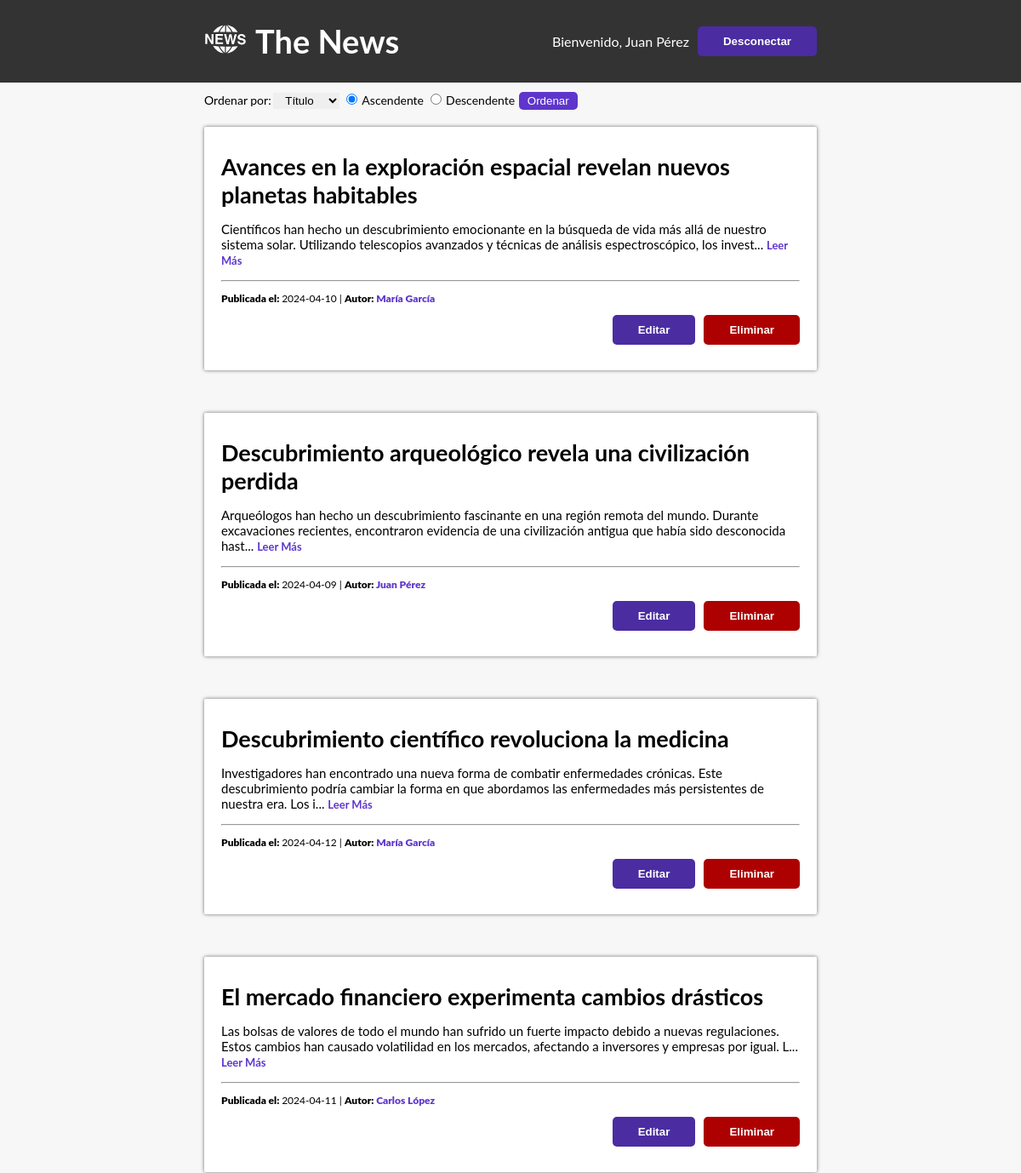
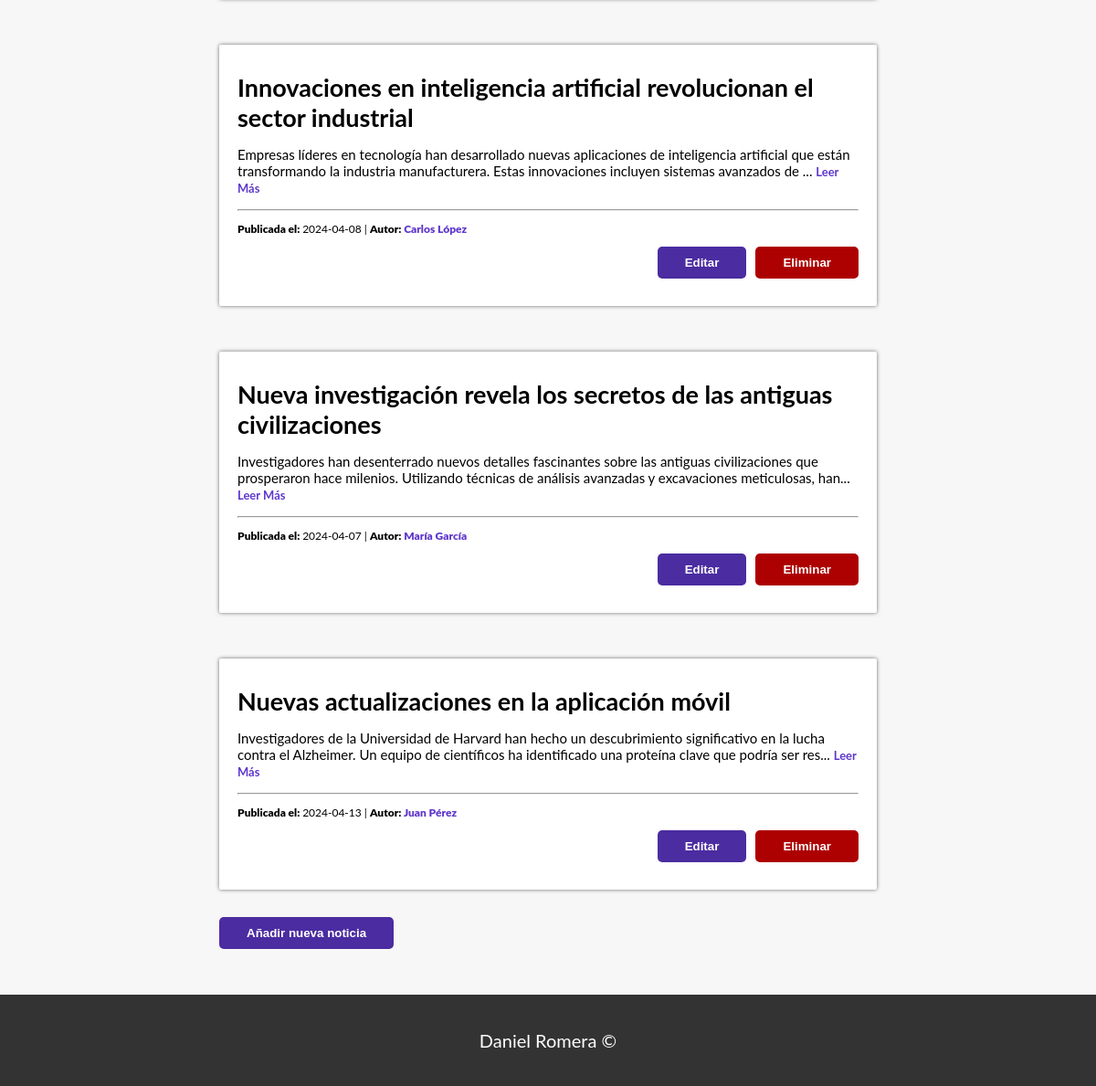
Screenshot of /vista/index.php (signed in) with the database file from the repository (2 pictures, top to bottom).
### tables this page shows
CREATE TABLE `noticia` (
  `id` int NOT NULL AUTO_INCREMENT,
  `titulo` varchar(255) NOT NULL,
  `cuerpo` text NOT NULL,
  `fecha` date NOT NULL,
  `id_autor` int NOT NULL,
  PRIMARY KEY (`id`)
);

CREATE TABLE `usuario` (
  `id` int NOT NULL AUTO_INCREMENT,
  `nombre` varchar(255) NOT NULL,
  `email` varchar(255) NOT NULL,
  `contrasena` varchar(255) NOT NULL,
  PRIMARY KEY (`id`)
);

### modelo/modelo.php (called while the page is built, shortened)
<?php
function crearConexion(){
    $conexion = mysqli_connect(HOST, USER, PASSWORD, DATABASE);
    if(!$conexion){
        die("<br>Error de conexión con la base de datos: " . mysqli_connect_error());
    }
    else{
        return $conexion;
    }
}
function getListaNoticias($orderBy, $orderDir){
    $db = crearConexion();
    $orderByOptions = array("titulo", "fecha", "id_autor");
    if (!in_array($orderBy, $orderByOptions)) {
        $orderBy = "titulo";
    }
    if ($orderBy == $orderByOptions[2]){
        $sql = "SELECT noticia.*, usuario.nombre AS nombre_autor
        FROM noticia
        JOIN usuario ON noticia.id_autor = usuario.id
        ORDER BY usuario.nombre $orderDir;";
    } else{
        $sql = "SELECT noticia.*, usuario.nombre AS nombre_autor
        FROM noticia
        JOIN usuario ON noticia.id_autor = usuario.id
        ORDER BY $orderBy $orderDir;";
    }
    $stmt = $db->prepare($sql);
    $stmt->execute();
    $result = $stmt->get_result();
   if($result->num_rows > 0){
       return $result;
   } else{
       echo "No hay nada en la tabla noticia";
   }
}
?>

### controlador/controlador.php (the view, shortened to what this page needs)
<?php
include "../modelo/modelo.php";
function showListaNoticias($orderBy, $orderDir){
    $datos = getListaNoticias($orderBy, $orderDir);
    if (is_string($datos)) {
        echo $datos;
    } else {
        while ($fila = mysqli_fetch_assoc($datos)) {
    ?>
            <div class="noticia">
                <h3 class="titulo-noticia novisited"><a  href="noticia.php?id=<?= $fila["id"] ?>"><?= $fila["titulo"] ?></a></h3>
                <p class="noticia-cuerpo"><?=  substr($fila["cuerpo"], 0, 200); ?>... <a class="leer-mas" href="noticia.php?id=<?= $fila["id"] ?>">Leer Más</a></p>
                <hr>
                <p class="info-noticia"><span class="bold">Publicada el: </span><?= $fila["fecha"] ?> | <span class="bold">Autor: </span><span class="autor bold"><?= $fila["nombre_autor"] ?></span></p>
                <?php
                if (isset($_SESSION['usuario'])) { ?>
                <div class="botones-usuario">
                <button class="boton editar blanco" onclick="window.location.href='editar.php?id=<?= $fila["id"] ?>'">Editar</button>
                        <form method="POST">
                            <input class="boton eliminar" type="submit" value="Eliminar">
                        </form>
                </div>
                <?php }?>
            </div>
    <?php
        }
    }
}
?>

### css/styles.css (style rules this page uses)
html { font-size: 62.5%; box-sizing: border-box; }
*, *:before, *:after { box-sizing: inherit; }
body { font-family: var(--fuentePrincipal); margin: 0; position: relative; min-height: 100vh; display: flex; flex-direction: column; justify-content: space-between; background-color: #f7f7f7; }
:root { --fuentePrincipal: "Lato", sans-serif; --colorPrincipal: #4b2ca1; }
h3 { font-size: 2.7rem; margin: 0; }
a { text-decoration: none; color: inherit; }
.bold { font-weight: 900; }
.boton { font-weight: bold; text-decoration: none; padding: 1rem 3rem; text-align: center; border-radius: .5rem; border: none; }
.noticia { background-color: white; padding: 3rem 2rem; margin-top: 1rem; border-radius: .2rem; box-shadow: 0px 0px 4px #6b6b6b; margin-bottom: 2rem; word-wrap: break-word; }
.noticia-cuerpo { font-size: 1.5rem; }
.botones-usuario { display: flex; justify-content: flex-end; gap: 1rem; }
.titulo-noticia { color: black; text-decoration: none; }
.info-noticia { font-size: 1.2rem; }
.autor { color:#5e36cc; }
.editar { background-color: var(--colorPrincipal); }
.eliminar { background-color: rgb(173, 0, 0); color: white; }
.blanco { color: white; }
.leer-mas { color:#5e36cc; font-size: 1.3rem; font-weight: bold; }

### rows the page displays
noticia: titulo "Avances en la exploración espacial revelan nuevos planetas habitables", cuerpo "Científicos han hecho un descubrimiento emocionante en la búsqueda de vida más allá de nuestro sistema solar. Utilizando telescopios avanzados y técnicas de análisis espectroscópico, los invest", fecha "2024-04-10", id_autor.nombre "María García"
noticia: titulo "Descubrimiento arqueológico revela una civilización perdida", cuerpo "Arqueólogos han hecho un descubrimiento fascinante en una región remota del mundo. Durante excavaciones recientes, encontraron evidencia de una civilización antigua que había sido desconocida hast", fecha "2024-04-09", id_autor.nombre "Juan Pérez"
noticia: titulo "Descubrimiento científico revoluciona la medicina", cuerpo "Investigadores han encontrado una nueva forma de combatir enfermedades crónicas. Este descubrimiento podría cambiar la forma en que abordamos las enfermedades más persistentes de nuestra era. Los i", fecha "2024-04-12", id_autor.nombre "María García"
noticia: titulo "El mercado financiero experimenta cambios drásticos", cuerpo "Las bolsas de valores de todo el mundo han sufrido un fuerte impacto debido a nuevas regulaciones. Estos cambios han causado volatilidad en los mercados, afectando a inversores y empresas por igual. L", fecha "2024-04-11", id_autor.nombre "Carlos López"
noticia: titulo "Innovaciones en inteligencia artificial revolucionan el sector industrial", cuerpo "Empresas líderes en tecnología han desarrollado nuevas aplicaciones de inteligencia artificial que están transformando la industria manufacturera. Estas innovaciones incluyen sistemas avanzados de", fecha "2024-04-08", id_autor.nombre "Carlos López"
noticia: titulo "Nueva investigación revela los secretos de las antiguas civilizaciones", cuerpo "Investigadores han desenterrado nuevos detalles fascinantes sobre las antiguas civilizaciones que prosperaron hace milenios. Utilizando técnicas de análisis avanzadas y excavaciones meticulosas, han", fecha "2024-04-07", id_autor.nombre "María García"
noticia: titulo "Nuevas actualizaciones en la aplicación móvil", cuerpo "Investigadores de la Universidad de Harvard han hecho un descubrimiento significativo en la lucha contra el Alzheimer. Un equipo de científicos ha identificado una proteína clave que podría ser res", fecha "2024-04-13", id_autor.nombre "Juan Pérez"

### other values shown
$_SESSION['usuario'] "Juan Pérez"
